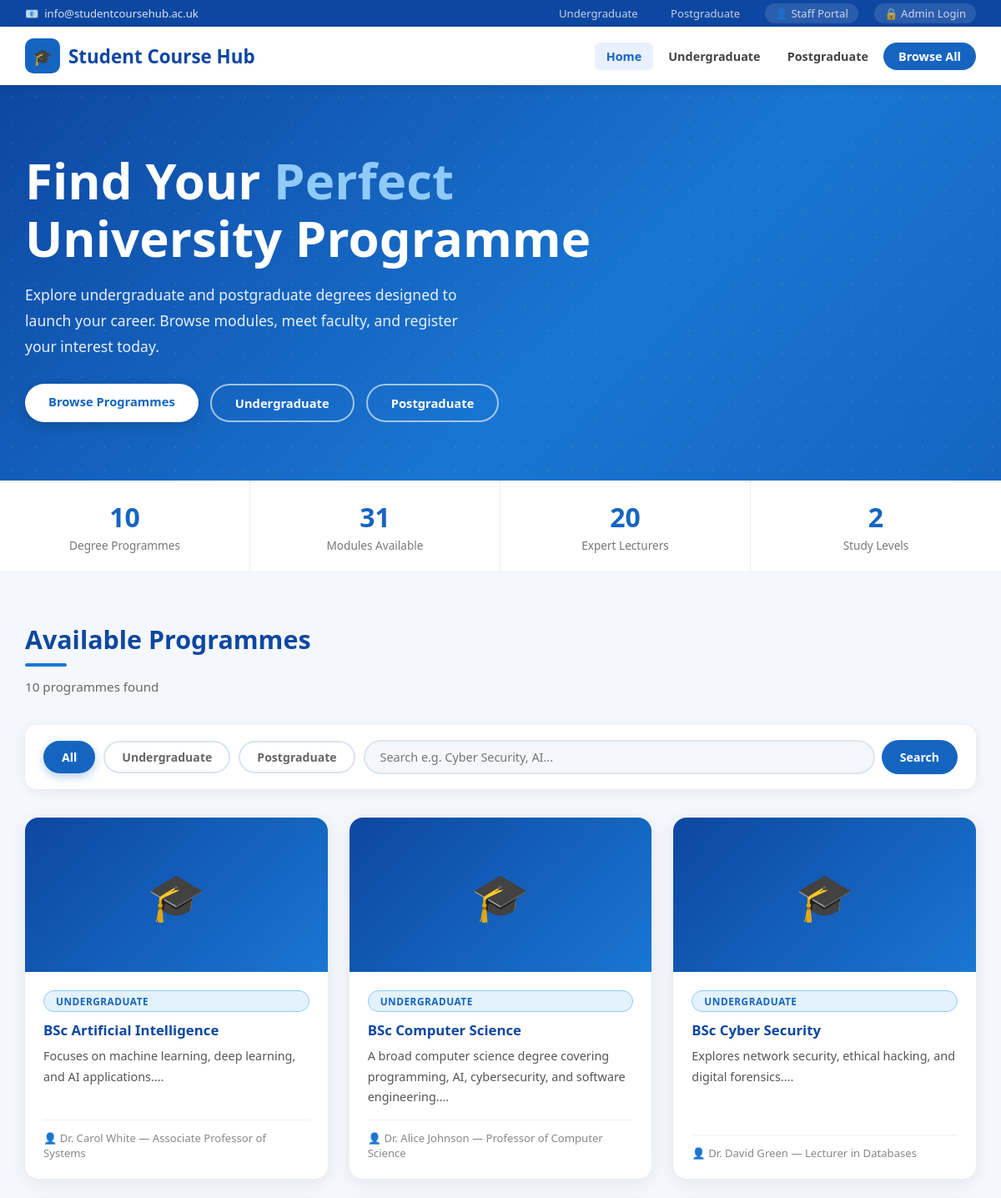
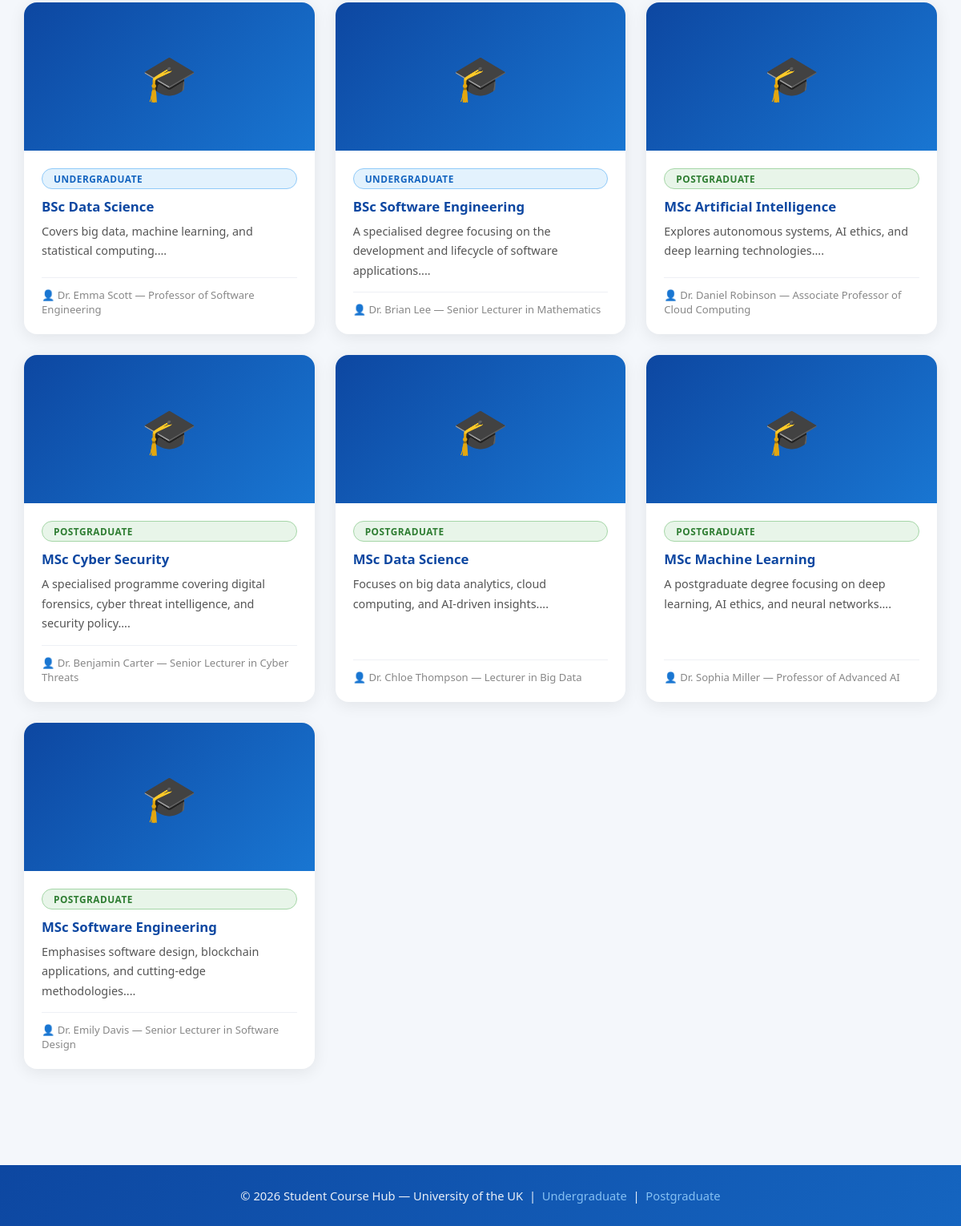
The page / on the database its author committed (2 pictures, top to bottom).
### tables this page shows
CREATE TABLE IF NOT EXISTS Programmes (
    ProgrammeID       INTEGER PRIMARY KEY AUTO_INCREMENT,
    ProgrammeName     VARCHAR(200) NOT NULL,
    LevelID           INTEGER,
    ProgrammeLeaderID INTEGER,
    Description       TEXT,
    Image             VARCHAR(255),
    ImageAlt          VARCHAR(255),
    IsPublished       TINYINT(1) DEFAULT 1,
    FOREIGN KEY (LevelID)           REFERENCES Levels(LevelID),
    FOREIGN KEY (ProgrammeLeaderID) REFERENCES Staff(StaffID)
);

CREATE TABLE IF NOT EXISTS Levels (
    LevelID   INTEGER PRIMARY KEY,
    LevelName TEXT NOT NULL
);

CREATE TABLE IF NOT EXISTS Staff (
    StaffID  INTEGER PRIMARY KEY,
    Name     VARCHAR(150) NOT NULL,
    JobTitle VARCHAR(150)
);

### index.php (the view, shortened to what this page needs)
<?php
require_once __DIR__ . '/includes/db.php';
$level  = isset($_GET['level'])  ? (int)$_GET['level']  : null;
$search = isset($_GET['search']) ? trim($_GET['search']) : '';
$sql = "SELECT p.*, l.LevelName, s.Name AS LeaderName, s.JobTitle AS LeaderTitle
        FROM Programmes p
        JOIN Levels l ON p.LevelID = l.LevelID
        JOIN Staff  s ON p.ProgrammeLeaderID = s.StaffID
        WHERE p.IsPublished = 1";
$params = [];
$sql .= " ORDER BY l.LevelID, p.ProgrammeName";
$stmt = $pdo->prepare($sql);
$stmt->execute($params);
$programmes = $stmt->fetchAll();
?>
<!DOCTYPE html>
<html lang="en">
<head>
</head>
<body>
<div class="top-bar">
  <div class="top-bar-inner">
    <span>📧 &nbsp;info@studentcoursehub.ac.uk</span>
    <div>
      <a href="index.php?level=1" class="<?= $level===1?'active':'' ?>">Undergraduate</a>
      <a href="index.php?level=2" class="<?= $level===2?'active':'' ?>">Postgraduate</a>
      <a href="staff/login.php" style="background:rgba(255,255,255,.12);border-radius:12px;padding:3px 12px;">👤 Staff Portal</a>
      <a href="admin/login.php" style="background:rgba(255,255,255,.12);padding:3px 12px;border-radius:12px;">🔒 Admin Login</a>
    </div>
  </div>
</div>
<div class="main-nav">
  <div class="nav-inner">
    <a href="index.php" class="logo">
      <div class="logo-box">🎓</div>
      Student Course Hub
    </a>
    <ul class="nav-links">
      <li><a href="index.php" class="<?= !$level && !$search ? 'active' : '' ?>">Home</a></li>
      <li><a href="index.php?level=1" class="<?= $level===1?'active':'' ?>">Undergraduate</a></li>
      <li><a href="index.php?level=2" class="<?= $level===2?'active':'' ?>">Postgraduate</a></li>
      <li><a href="index.php" class="nav-cta">Browse All</a></li>
    </ul>
  </div>
</div>
<section class="hero">
  <div class="hero-inner">
    <h1>Find Your <span>Perfect</span><br>University Programme</h1>
    <p>Explore undergraduate and postgraduate degrees designed to launch your career. Browse modules, meet faculty, and register your interest today.</p>
    <div class="hero-btns">
      <a href="#programmes" class="btn-white">Browse Programmes</a>
      <a href="index.php?level=1" class="btn-ghost <?= $level===1?'active':'' ?>">Undergraduate</a>
      <a href="index.php?level=2" class="btn-ghost <?= $level===2?'active':'' ?>">Postgraduate</a>
    </div>
  </div>
</section>
<div class="stats-bar">
  <div class="stats-inner">
    <div class="stat"><div class="stat-num">10</div><div class="stat-lbl">Degree Programmes</div></div>
    <div class="stat"><div class="stat-num">31</div><div class="stat-lbl">Modules Available</div></div>
    <div class="stat"><div class="stat-num">20</div><div class="stat-lbl">Expert Lecturers</div></div>
    <div class="stat"><div class="stat-num">2</div><div class="stat-lbl">Study Levels</div></div>
  </div>
</div>
<main id="main-content">
  <div class="section" id="programmes">
    <div class="container">
      <h2 class="section-title">
        <?php if($level===1): ?>Undergraduate Programmes
        <?php elseif($level===2): ?>Postgraduate Programmes
        <?php else: ?>Available Programmes<?php endif; ?>
      </h2>
      <span class="title-bar"></span>
      <p class="section-sub">
        <?= count($programmes) ?> programme<?= count($programmes)!==1?'s':'' ?> found
      </p>
      <div class="filter-bar">
        <button class="filter-btn <?= !$level?'active':'' ?>"
                onclick="location.href='index.php<?= $search?'?search='.urlencode($search):'' ?>'">
          All
        </button>
        <button class="filter-btn <?= $level===1?'active':'' ?>"
                onclick="location.href='index.php?level=1<?= $search?'&search='.urlencode($search):'' ?>'">
          Undergraduate
        </button>
        <button class="filter-btn <?= $level===2?'active':'' ?>"
                onclick="location.href='index.php?level=2<?= $search?'&search='.urlencode($search):'' ?>'">
          Postgraduate
        </button>
        <form class="search-form" method="GET" action="index.php">
          <input type="search" name="search"
                 placeholder="Search e.g. Cyber Security, AI..."
                 value="<?= htmlspecialchars($search) ?>">
          <button type="submit" class="btn-search">Search</button>
        </form>
      </div>
      <?php if(empty($programmes)): ?>
        <div class="alert-info">No programmes found. <a href="index.php">View all programmes</a></div>
      <?php else: ?>
        <div class="grid">
          <?php foreach($programmes as $p): ?>
            <a href="programme.php?id=<?= $p['ProgrammeID'] ?>" class="card">
              <div class="card-placeholder">🎓</div>
              <div class="card-body">
                <span class="badge <?= $p['LevelID']==1?'badge-ug':'badge-pg' ?>">
                  <?= htmlspecialchars($p['LevelName']) ?>
                </span>
                <h3 class="card-title"><?= htmlspecialchars($p['ProgrammeName']) ?></h3>
                <p class="card-text"><?= htmlspecialchars(mb_substr($p['Description'],0,110)) ?>...</p>
                <div class="card-meta">
                  👤 <?= htmlspecialchars($p['LeaderName']) ?>
                  <?= $p['LeaderTitle']?' — '.htmlspecialchars($p['LeaderTitle']):'' ?>
                </div>
              </div>
            </a>
          <?php endforeach; ?>
        </div>
      <?php endif; ?>
    </div>
  </div>
</main>
<footer>
  <p>
    &copy; <?= date('Y') ?> Student Course Hub — University of the UK &nbsp;|&nbsp;
    <a href="index.php?level=1">Undergraduate</a> &nbsp;|&nbsp;
    <a href="index.php?level=2">Postgraduate</a>
  </p>
</footer>
</body>
</html>

### rows shown on the page
programmes: LevelID.LevelName "UNDERGRADUATE", ProgrammeName "BSc Artificial Intelligence", Description "Focuses on machine learning, deep learning, and AI applications.", ProgrammeLeaderID.Name "Dr. Carol White", ProgrammeLeaderID.JobTitle "Associate Professor of Systems"
programmes: LevelID.LevelName "UNDERGRADUATE", ProgrammeName "BSc Computer Science", Description "A broad computer science degree covering programming, AI, cybersecurity, and software engineering.", ProgrammeLeaderID.Name "Dr. Alice Johnson", ProgrammeLeaderID.JobTitle "Professor of Computer Science"
programmes: LevelID.LevelName "UNDERGRADUATE", ProgrammeName "BSc Cyber Security", Description "Explores network security, ethical hacking, and digital forensics.", ProgrammeLeaderID.Name "Dr. David Green", ProgrammeLeaderID.JobTitle "Lecturer in Databases"
programmes: LevelID.LevelName "UNDERGRADUATE", ProgrammeName "BSc Data Science", Description "Covers big data, machine learning, and statistical computing.", ProgrammeLeaderID.Name "Dr. Emma Scott", ProgrammeLeaderID.JobTitle "Professor of Software Engineering"
programmes: LevelID.LevelName "UNDERGRADUATE", ProgrammeName "BSc Software Engineering", Description "A specialised degree focusing on the development and lifecycle of software applications.", ProgrammeLeaderID.Name "Dr. Brian Lee", ProgrammeLeaderID.JobTitle "Senior Lecturer in Mathematics"
programmes: LevelID.LevelName "POSTGRADUATE", ProgrammeName "MSc Artificial Intelligence", Description "Explores autonomous systems, AI ethics, and deep learning technologies.", ProgrammeLeaderID.Name "Dr. Daniel Robinson", ProgrammeLeaderID.JobTitle "Associate Professor of Cloud Computing"
programmes: LevelID.LevelName "POSTGRADUATE", ProgrammeName "MSc Cyber Security", Description "A specialised programme covering digital forensics, cyber threat intelligence, and security policy.", ProgrammeLeaderID.Name "Dr. Benjamin Carter", ProgrammeLeaderID.JobTitle "Senior Lecturer in Cyber Threats"
programmes: LevelID.LevelName "POSTGRADUATE", ProgrammeName "MSc Data Science", Description "Focuses on big data analytics, cloud computing, and AI-driven insights.", ProgrammeLeaderID.Name "Dr. Chloe Thompson", ProgrammeLeaderID.JobTitle "Lecturer in Big Data"
programmes: LevelID.LevelName "POSTGRADUATE", ProgrammeName "MSc Machine Learning", Description "A postgraduate degree focusing on deep learning, AI ethics, and neural networks.", ProgrammeLeaderID.Name "Dr. Sophia Miller", ProgrammeLeaderID.JobTitle "Professor of Advanced AI"
programmes: LevelID.LevelName "POSTGRADUATE", ProgrammeName "MSc Software Engineering", Description "Emphasises software design, blockchain applications, and cutting-edge methodologies.", ProgrammeLeaderID.Name "Dr. Emily Davis", ProgrammeLeaderID.JobTitle "Senior Lecturer in Software Design"

### other values the page prints
count($programmes) "10"
